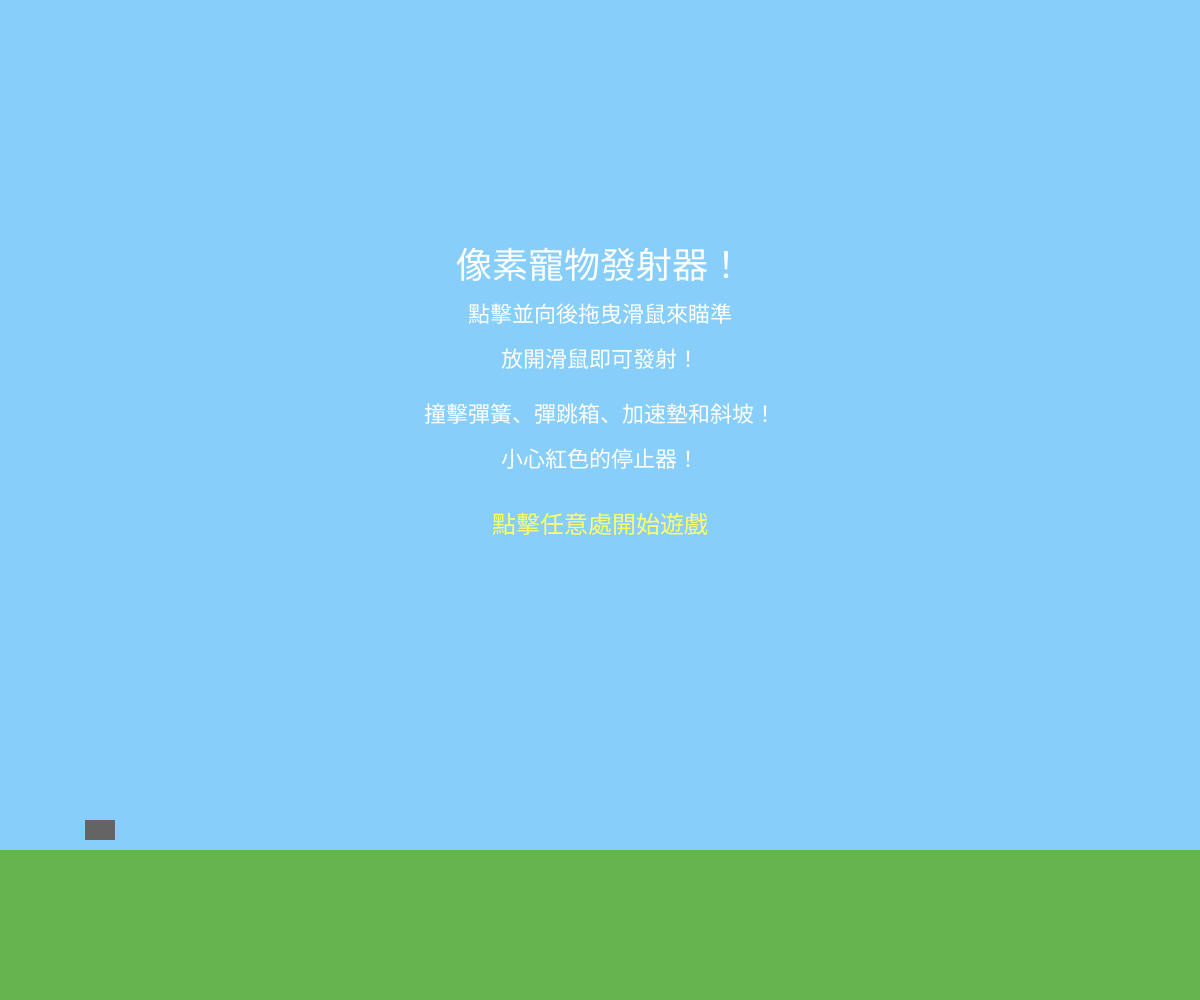
Frame 1 (no input)
Frame 60 (no input): identical to frame 1, image omitted
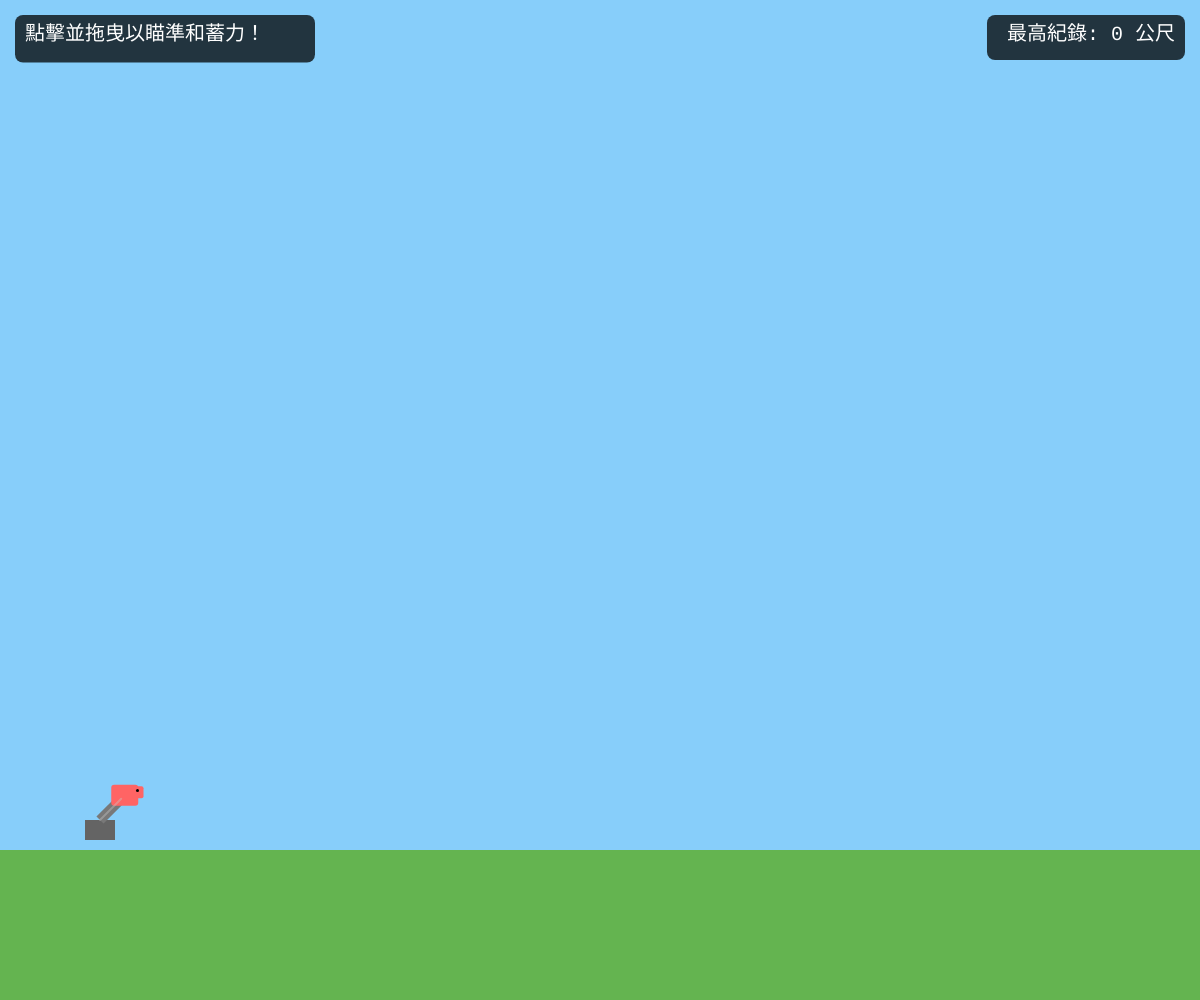
Frame 120 (the mouse pressed at the canvas centre since frame 60)

The p5.js sketch that drew these frames (run headless with seeded random() and noise() and a simulated clock; from frame 60 on, the mouse is pressed at the canvas centre):

// p5.js sketch
// ── sketch.js
// --- 遊戲設定 ---
const GROUND_LEVEL_PERCENT = 0.85;
const GRAVITY_FORCE = 0.4;
const DRAG_COEFFICIENT_Y = 0.997;
const DRAG_COEFFICIENT_X = 0.995;
const LAUNCH_POWER_MAX = 35;
const BOUNCE_FACTOR = 0.7;
const ROCK_BOUNCE_FACTOR = 0.6;
const FRICTION_FACTOR = 0.8;
const BOUNCE_BOX_BOUNCE_Y = -25;
const BOUNCE_BOX_BOUNCE_X_FACTOR = 0.98;
const SPRING_BOUNCE_Y = -30;
const SPRING_BOUNCE_X_ADD = 3;
const BOOST_PAD_SPEED = 40;
const BOOST_PAD_LAUNCH_Y = -30;
const BOOST_DURATION_FRAMES = 100;
const RAMP_LAUNCH_SPEED_FACTOR = 1.3;
const RAMP_LAUNCH_ANGLE = -Math.PI / 5;
const OBSTACLE_MIN_DIST = 280;
const OBSTACLE_MAX_DIST = 650;
const SCROLL_FOLLOW_FACTOR = 0.3;

// --- 遊戲狀態 ---
let gameState = 'instructions';
let launcher;
let projectile;
let obstacles = [];
let cameraX = 0;
let maxDistance = 0;
let currentDistance = 0;
let lastObstacleX = 0;

// --- 輸入 ---
let isCharging = false;
let chargeStartX, chargeStartY;

// --- 美術風格 ---
let animalColor;
let obstacleColors = {};

// ==========================================================================
// P5.js 主要函式
// ==========================================================================

function setup() {
  createCanvas(windowWidth, windowHeight);
  noSmooth();
  pixelDensity(1);
  frameRate(60);

  launcher = {
    x: 100,
    y: height * GROUND_LEVEL_PERCENT - 30,
    angle: -Math.PI / 4,
    power: 10,
  };

  animalColor = color(255, 100, 100);
  obstacleColors = {
    bush: color(100, 200, 100, 200),
    rock: color(150, 75, 0),
    spring: color(50, 150, 250),
    stopper: color(255, 0, 0),
    bounceBox: color(210, 105, 30),
    boostPad: color(255, 215, 0),
    ramp: color(160, 160, 160),
  };

  resetGame();
}

function draw() {
  background(135, 206, 250);

  let targetCameraX = cameraX;
  if (projectile) {
    targetCameraX = projectile.pos.x - width * SCROLL_FOLLOW_FACTOR;
  }
  cameraX += (targetCameraX - cameraX) * 0.1;
  cameraX = max(0, cameraX);

  push();
  translate(-cameraX, 0);

  fill(100, 180, 80);
  noStroke();
  rect(
    cameraX - 100,
    height * GROUND_LEVEL_PERCENT,
    width + 200,
    height * (1 - GROUND_LEVEL_PERCENT) + 50
  );

  if (launcher) {
    drawLauncher();
  }

  for (let i = obstacles.length - 1; i >= 0; i--) {
    let obs = obstacles[i];
    if (obs.x + obs.w > cameraX - 100 && obs.x < cameraX + width + 100) {
      drawObstacle(obs);
    }
    if (obs.x + obs.w < cameraX - width * 0.5) {
      obstacles.splice(i, 1);
    }
  }

  if (gameState !== 'instructions' && projectile) {
    drawPixelAnimal(projectile.pos.x, projectile.pos.y);
  }

  if (gameState === 'aiming' && launcher && projectile) {
    aimingLogic();
  } else if (gameState === 'flying' && launcher && projectile) {
    flyingLogic();
    generateObstacles();
  }

  pop();

  drawUI();
}

// ==========================================================================
// 輸入處理
// ==========================================================================
function mousePressed() {
  if (gameState === 'instructions') {
    gameState = 'aiming';
    if (launcher) {
      resetGame();
    } else {
      console.error('錯誤：發射器未在滑鼠點擊時初始化！');
    }
    return;
  }
  if (gameState === 'aiming' && launcher) {
    isCharging = true;
    chargeStartX = mouseX;
    chargeStartY = mouseY;
  } else if (gameState === 'result') {
    gameState = 'instructions';
  }
}

function mouseDragged() {
  if (isCharging && gameState === 'aiming' && launcher) {
    let dx = mouseX - chargeStartX;
    let dy = mouseY - chargeStartY;
    launcher.angle = constrain(atan2(dy, dx), -Math.PI * 0.9, -Math.PI * 0.05);
    let dist = sqrt(dx * dx + dy * dy);
    launcher.power = map(dist, 0, width / 3, 0, LAUNCH_POWER_MAX, true);
  }
}

function mouseReleased() {
  if (isCharging && gameState === 'aiming' && launcher) {
    isCharging = false;
    launchProjectile();
  }
}

function windowResized() {
  resizeCanvas(windowWidth, windowHeight);
  if (launcher) {
    launcher.y = height * GROUND_LEVEL_PERCENT - 30;
  }
  if (
    (gameState === 'aiming' ||
      gameState === 'instructions' ||
      gameState === 'result') &&
    launcher
  ) {
    resetGame();
  }
}
// ==========================================================================
// 遊戲邏輯函式
// ==========================================================================
function resetGame() {
  if (!launcher) {
    console.error(
      '嚴重錯誤：在 resetGame 中 launcher 尚未初始化！將跳過此次重設。'
    );
    return;
  }
  projectile = {
    pos: createVector(
      launcher.x + cos(launcher.angle) * 35,
      launcher.y + sin(launcher.angle) * 35
    ),
    vel: createVector(0, 0),
    radius: 15,
    onGround: false,
    stoppedFrames: 0,
    isBoosting: false,
    boostTimer: 0,
  };
  obstacles = [];
  cameraX = 0;
  currentDistance = 0;
  lastObstacleX = launcher.x + width * 0.7;
  gameState = gameState === 'instructions' ? 'instructions' : 'aiming';
  launcher.angle = -Math.PI / 4;
  launcher.power = 10;
}

function aimingLogic() {
  if (!projectile || !launcher) return;
  projectile.pos.set(
    launcher.x + cos(launcher.angle) * 35,
    launcher.y + sin(launcher.angle) * 35
  );
  if (isCharging) {
    push();
    translate(launcher.x, launcher.y);
    rotate(launcher.angle);
    stroke(255, 0, 0, 150);
    strokeWeight(map(launcher.power, 0, LAUNCH_POWER_MAX, 2, 10));
    line(0, 0, launcher.power * 4, 0);
    fill(255, 0, 0, 150);
    noStroke();
    triangle(
      launcher.power * 4,
      -6,
      launcher.power * 4 + 12,
      0,
      launcher.power * 4,
      6
    );
    pop();
  } else {
    push();
    translate(launcher.x, launcher.y);
    rotate(launcher.angle);
    stroke(200, 200, 200, 100);
    strokeWeight(2);
    line(0, 0, 30, 0);
    pop();
  }
}

function launchProjectile() {
  if (!projectile || !launcher) return;
  if (launcher.power > 1) {
    projectile.vel = p5.Vector.fromAngle(launcher.angle, launcher.power);
    gameState = 'flying';
    projectile.onGround = false;
    projectile.stoppedFrames = 0;
    projectile.isBoosting = false;
    projectile.boostTimer = 0;
  } else {
    isCharging = false;
  }
}

function flyingLogic() {
  if (!projectile) return;
  let gravity = createVector(0, GRAVITY_FORCE);
  projectile.vel.add(gravity);
  if (projectile.isBoosting) {
    projectile.boostTimer--;
    projectile.vel.x = max(projectile.vel.x, BOOST_PAD_SPEED);
    projectile.vel.y *= DRAG_COEFFICIENT_Y;
    if (projectile.boostTimer <= 0) {
      projectile.isBoosting = false;
    }
  } else {
    projectile.vel.x *= DRAG_COEFFICIENT_X;
    projectile.vel.y *= DRAG_COEFFICIENT_Y;
  }
  projectile.pos.add(projectile.vel);
  let groundY = height * GROUND_LEVEL_PERCENT - projectile.radius;
  if (projectile.pos.y >= groundY) {
    projectile.pos.y = groundY;
    projectile.onGround = true;
    if (abs(projectile.vel.y) > 1.0) {
      projectile.vel.y *= -BOUNCE_FACTOR;
      if (!projectile.isBoosting) {
        projectile.vel.x *= FRICTION_FACTOR;
      }
      if (abs(projectile.vel.y) < 0.5) projectile.vel.y = 0;
    } else {
      projectile.vel.y = 0;
      if (!projectile.isBoosting) {
        projectile.vel.x *= FRICTION_FACTOR * 0.85;
        if (abs(projectile.vel.x) < 0.05) projectile.vel.x = 0;
      }
    }
  } else {
    projectile.onGround = false;
  }
  checkObstacleCollisions();
  if (launcher) {
    currentDistance = max(0, projectile.pos.x - launcher.x);
    if (currentDistance > maxDistance) {
      maxDistance = currentDistance;
    }
  }
  if (!projectile.isBoosting) {
    if (projectile.onGround && projectile.vel.magSq() < 0.01) {
      projectile.stoppedFrames++;
    } else {
      projectile.stoppedFrames = 0;
    }
    if (projectile.stoppedFrames > 45) {
      gameState = 'result';
    }
  } else {
    projectile.stoppedFrames = 0;
  }
  if (projectile.pos.x < cameraX - width * 0.7) {
    gameState = 'result';
  }
}

function checkObstacleCollisions() {
  if (!projectile) return;
  for (let obs of obstacles) {
    if (
      projectile.pos.x + projectile.radius > obs.x &&
      projectile.pos.x - projectile.radius < obs.x + obs.w &&
      projectile.pos.y + projectile.radius > obs.y &&
      projectile.pos.y - projectile.radius < obs.y + obs.h
    ) {
      let closestX = constrain(projectile.pos.x, obs.x, obs.x + obs.w);
      let closestY = constrain(projectile.pos.y, obs.y, obs.y + obs.h);
      let distanceSq =
        sq(projectile.pos.x - closestX) + sq(projectile.pos.y - closestY);
      if (distanceSq < sq(projectile.radius)) {
        handleCollision(projectile, obs);
        return;
      }
    }
  }
}

// ==========================================================================
// *** 碰撞處理 (已更新) ***
// ==========================================================================
function handleCollision(proj, obs) {
  let closestX = constrain(proj.pos.x, obs.x, obs.x + obs.w);
  let closestY = constrain(proj.pos.y, obs.y, obs.y + obs.h);
  let hitDepthVec = createVector(proj.pos.x - closestX, proj.pos.y - closestY);
  let dist = hitDepthVec.mag();
  let overlap = proj.radius - dist;
  let normal = dist === 0 ? createVector(0, -1) : hitDepthVec.normalize(); // 從碰撞點指向圓心

  // --- 稍微加強基礎推出效果 ---
  proj.pos.add(normal.copy().mult(overlap * 1.05)); // 乘數略微增加

  let velOriginal = proj.vel.copy();

  switch (obs.type) {
    case 'bush':
      proj.vel.mult(0.88);
      if (normal.y < -0.1) proj.vel.y = min(proj.vel.y, -1);
      proj.isBoosting = false;
      proj.boostTimer = 0;
      break;
    case 'rock':
      let vn = proj.vel.dot(normal);
      if (vn < 0) {
        let impulseMagnitude = -(1 + ROCK_BOUNCE_FACTOR) * vn;
        proj.vel.add(normal.copy().mult(impulseMagnitude));
        if (!proj.isBoosting) proj.vel.mult(0.98);
      }
      if (abs(normal.y) > 0.9 && normal.y < 0 && abs(proj.vel.y) < 1.0) {
        proj.vel.y = -1.0;
        proj.onGround = false;
      }
      proj.isBoosting = false;
      proj.boostTimer = 0;
      break;
    case 'spring':
      proj.vel.y = SPRING_BOUNCE_Y - abs(velOriginal.y * 0.4);
      proj.vel.x += SPRING_BOUNCE_X_ADD;
      proj.onGround = false;
      proj.isBoosting = false;
      proj.boostTimer = 0;
      break;
    case 'bounceBox':
      proj.vel.y = BOUNCE_BOX_BOUNCE_Y - abs(velOriginal.y * 0.5);
      proj.vel.x *= BOUNCE_BOX_BOUNCE_X_FACTOR;
      proj.onGround = false;
      proj.isBoosting = false;
      proj.boostTimer = 0;
      break;
    case 'boostPad':
      proj.isBoosting = true;
      proj.boostTimer = BOOST_DURATION_FRAMES;
      proj.vel.x = BOOST_PAD_SPEED;
      proj.vel.y = BOOST_PAD_LAUNCH_Y; // 向上彈射
      proj.onGround = false;
      break;
    case 'ramp':
      let currentSpeed = velOriginal.mag();
      let launchSpeed = max(
        currentSpeed * RAMP_LAUNCH_SPEED_FACTOR,
        LAUNCH_POWER_MAX * 0.8
      );
      proj.vel = p5.Vector.fromAngle(RAMP_LAUNCH_ANGLE, launchSpeed);
      proj.onGround = false;
      proj.isBoosting = false;
      proj.boostTimer = 0;
      break;

    case 'stopper':
      proj.vel.set(0, 0); // 先停止速度
      proj.stoppedFrames = 100;
      proj.isBoosting = false;
      proj.boostTimer = 0;

      // --- *** 修正停止器卡住問題 *** ---
      const pushOutEpsilon = 0.1; // 微小的額外推出距離
      if (abs(normal.x) > abs(normal.y)) {
        // 主要撞擊側面
        proj.pos.x =
          normal.x > 0
            ? obs.x + obs.w + proj.radius + pushOutEpsilon
            : obs.x - proj.radius - pushOutEpsilon;
      } else {
        // 主要撞擊頂部或底部
        if (normal.y < 0) {
          // 撞擊頂部 (normal 指向上)
          proj.pos.y = obs.y - proj.radius - pushOutEpsilon; // 放置在頂部 *上方* 一點點
        } else {
          // 撞擊底部 (normal 指向下)
          proj.pos.y = obs.y + obs.h + proj.radius + pushOutEpsilon; // 放置在底部 *下方* 一點點
        }
      }
      // ----------------------------------
      break;
  }
  // 移除了最後的保底速度，因為 stopper 的精確放置應該能解決卡住問題
  // if (obs.type !== 'stopper' && proj.vel.magSq() < 0.01 && dist < proj.radius) {
  //     proj.vel.add(normal.copy().mult(0.1));
  // }
}

// ==========================================================================
// 生成障礙物
// ==========================================================================
function generateObstacles() {
  let lookAheadFactor = projectile ? abs(projectile.vel.x) * 10 : 0;
  let generateUntilX = cameraX + width * 1.5 + lookAheadFactor;

  while (lastObstacleX < generateUntilX) {
    lastObstacleX += random(OBSTACLE_MIN_DIST, OBSTACLE_MAX_DIST);

    let obsY;
    let obsW = random(30, 90);
    let obsH = random(20, 100);
    let typeRoll = random();
    let obsType;
    let obsColor;
    let isFloating = false;

    if (typeRoll < 0.18) {
      obsType = 'bush';
      obsH = random(20, 50);
    } else if (typeRoll < 0.36) {
      obsType = 'rock';
      obsH = random(40, 110);
    } else if (typeRoll < 0.5) {
      obsType = 'bounceBox';
      obsH = random(25, 50);
      obsW = random(40, 70);
    } else if (typeRoll < 0.64) {
      obsType = 'spring';
      obsH = random(15, 30);
      obsW = random(25, 40);
    } else if (typeRoll < 0.8) {
      obsType = 'boostPad';
      obsH = random(15, 25);
      obsW = random(60, 100);
    } else if (typeRoll < 0.9) {
      obsType = 'ramp';
      obsH = random(30, 60);
      obsW = random(80, 150);
    } else if (typeRoll < 0.97) {
      obsType = 'stopper';
      obsH = random(70, 160);
      obsW = random(15, 30);
    } else {
      obsType = 'rock';
      isFloating = true;
      obsW = random(40, 100);
      obsH = random(20, 40);
      obsY = random(height * 0.25, height * GROUND_LEVEL_PERCENT - obsH - 90);
    }

    if (!isFloating) {
      obsY = height * GROUND_LEVEL_PERCENT - obsH;
    } else {
      obsY = min(obsY, height * GROUND_LEVEL_PERCENT - obsH - 50);
    }

    obsColor = obstacleColors[obsType];
    obstacles.push({
      x: lastObstacleX,
      y: obsY,
      w: obsW,
      h: obsH,
      type: obsType,
      color: obsColor,
    });
  }
}

// ==========================================================================
// 繪圖函式
// ==========================================================================
function drawLauncher() {
  if (!launcher) return;
  push();
  translate(launcher.x, launcher.y);
  fill(100);
  rect(-15, 0, 30, 20);
  if (gameState === 'aiming') {
    rotate(launcher.angle);
    fill(120);
    rect(0, -5, 40, 10);
  }
  pop();
}

function drawPixelAnimal(x, y) {
  if (!projectile) return;
  push();
  translate(x, y);
  let angle = 0;
  if (!projectile.onGround && projectile.vel.magSq() > 1) {
    angle = projectile.vel.heading();
  } else if (projectile.isBoosting && projectile.vel.magSq() > 1) {
    angle = projectile.vel.heading() * 0.5;
  }
  rotate(angle);
  fill(animalColor);
  noStroke();
  let bodyW = projectile.radius * 1.8;
  let bodyH = projectile.radius * 1.4;
  rect(-bodyW / 2, -bodyH / 2, bodyW, bodyH, 3);
  let headSize = projectile.radius * 0.8;
  rect(bodyW * 0.25, -headSize * 0.75, headSize, headSize, 2);
  fill(0);
  ellipse(
    bodyW * 0.25 + headSize * 0.5,
    -headSize * 0.4,
    headSize * 0.25,
    headSize * 0.25
  );
  if (projectile.onGround && !projectile.isBoosting) {
    fill(animalColor);
    let legW = bodyW * 0.2;
    let legH = bodyH * 0.25;
    rect(-bodyW * 0.4, bodyH / 2, legW, legH);
    rect(bodyW * 0.2, bodyH / 2, legW, legH);
  }
  if (projectile.isBoosting) {
    noStroke();
    let baseFlameLength = bodyW * 1.2;
    let dynamicLength = map(
      projectile.boostTimer,
      0,
      BOOST_DURATION_FRAMES,
      baseFlameLength * 0.2,
      baseFlameLength * 1.8,
      true
    );
    let coreAlpha = map(
      projectile.boostTimer,
      0,
      BOOST_DURATION_FRAMES,
      100,
      255,
      true
    );
    let outerAlpha = map(
      projectile.boostTimer,
      0,
      BOOST_DURATION_FRAMES,
      50,
      200,
      true
    );
    fill(255, random(60, 140), 0, outerAlpha);
    beginShape();
    vertex(-bodyW / 2, -bodyH / 3);
    vertex(-bodyW / 2 - dynamicLength, 0);
    vertex(-bodyW / 2, bodyH / 3);
    endShape(CLOSE);
    fill(255, 255, random(0, 100), coreAlpha);
    beginShape();
    vertex(-bodyW / 2, -bodyH / 4);
    vertex(-bodyW / 2 - dynamicLength * 0.7, 0);
    vertex(-bodyW / 2, bodyH / 4);
    endShape(CLOSE);
  }
  pop();
}

function drawObstacle(obs) {
  push();
  fill(obs.color);
  noStroke();
  if (obs.type === 'bush') {
    let R = obs.w / 2.5;
    ellipse(obs.x + obs.w * 0.3, obs.y + obs.h * 0.6, R * 1.5, R * 1.5);
    ellipse(obs.x + obs.w * 0.7, obs.y + obs.h * 0.55, R * 1.6, R * 1.6);
    ellipse(obs.x + obs.w * 0.5, obs.y + obs.h * 0.3, R * 1.4, R * 1.4);
  } else if (obs.type === 'spring') {
    stroke(80);
    strokeWeight(3);
    rect(obs.x, obs.y + obs.h * 0.7, obs.w, obs.h * 0.3, 2);
    line(
      obs.x + obs.w * 0.15,
      obs.y + obs.h * 0.7,
      obs.x + obs.w * 0.85,
      obs.y + obs.h * 0.15
    );
    line(
      obs.x + obs.w * 0.85,
      obs.y + obs.h * 0.7,
      obs.x + obs.w * 0.15,
      obs.y + obs.h * 0.15
    );
    noStroke();
    fill(obs.color);
    rect(obs.x, obs.y, obs.w, obs.h * 0.2, 3);
  } else if (obs.type === 'stopper') {
    rect(obs.x, obs.y, obs.w, obs.h, 2);
    fill(255, 80, 80, 200);
    for (let i = 5; i < obs.h; i += 15) {
      rect(obs.x, obs.y + i, obs.w, 6);
    }
  } else if (obs.type === 'bounceBox') {
    rect(obs.x, obs.y, obs.w, obs.h, 4);
    stroke(139, 69, 19, 200);
    strokeWeight(2.5);
    line(obs.x, obs.y + obs.h / 2, obs.x + obs.w, obs.y + obs.h / 2);
    line(obs.x + obs.w / 3, obs.y, obs.x + obs.w / 3, obs.y + obs.h);
    line(
      obs.x + (obs.w * 2) / 3,
      obs.y,
      obs.x + (obs.w * 2) / 3,
      obs.y + obs.h
    );
    fill(40);
    noStroke();
    ellipse(obs.x + 6, obs.y + 6, 4, 4);
    ellipse(obs.x + obs.w - 6, obs.y + 6, 4, 4);
    ellipse(obs.x + 6, obs.y + obs.h - 6, 4, 4);
    ellipse(obs.x + obs.w - 6, obs.y + obs.h - 6, 4, 4);
  } else if (obs.type === 'boostPad') {
    rect(obs.x, obs.y, obs.w, obs.h, 3);
    fill(255, 255, 255, 180);
    let arrowWidth = obs.w * 0.6;
    let arrowHeight = obs.h * 0.7;
    let centerX = obs.x + obs.w / 2;
    let centerY = obs.y + obs.h / 2;
    beginShape();
    vertex(centerX - arrowWidth / 2, centerY - arrowHeight / 2);
    vertex(centerX, centerY - arrowHeight / 2);
    vertex(centerX + arrowWidth / 2, centerY);
    vertex(centerX, centerY + arrowHeight / 2);
    vertex(centerX - arrowWidth / 2, centerY + arrowHeight / 2);
    vertex(centerX - arrowWidth / 4, centerY);
    endShape(CLOSE);
  } else if (obs.type === 'ramp') {
    beginShape();
    vertex(obs.x, obs.y + obs.h);
    vertex(obs.x + obs.w, obs.y);
    vertex(obs.x + obs.w, obs.y + obs.h);
    endShape(CLOSE);
    stroke(120, 120, 120);
    strokeWeight(2);
    line(
      obs.x + obs.w * 0.2,
      obs.y + obs.h * 0.8,
      obs.x + obs.w * 0.8,
      obs.y + obs.h * 0.2
    );
    line(
      obs.x + obs.w * 0.4,
      obs.y + obs.h * 0.6,
      obs.x + obs.w * 0.9,
      obs.y + obs.h * 0.1
    );
  } else {
    rect(obs.x, obs.y, obs.w, obs.h, 5);
    fill(80, 40, 0, 150);
    for (let i = 0; i < 5; i++) {
      let spotX = obs.x + random(obs.w * 0.1, obs.w * 0.9);
      let spotY = obs.y + random(obs.h * 0.1, obs.h * 0.9);
      ellipse(spotX, spotY, random(5, 12), random(5, 12));
    }
  }
  pop();
}

function drawUI() {
  const padding = 15;
  const boxAlpha = 190;
  fill(0, 0, 0, boxAlpha);
  noStroke();
  textSize(20);
  textAlign(LEFT, TOP);
  textFont('monospace');
  fill(255);

  if (gameState === 'instructions') {
    let currentY = height / 4;
    const lineSpacing = 45;
    textAlign(CENTER, TOP);
    textSize(36);
    text('像素寵物發射器！', width / 2, currentY);
    currentY += lineSpacing + 10;
    textSize(22);
    text('點擊並向後拖曳滑鼠來瞄準', width / 2, currentY);
    currentY += lineSpacing;
    text('放開滑鼠即可發射！', width / 2, currentY);
    currentY += lineSpacing + 10;
    text('撞擊彈簧、彈跳箱、加速墊和斜坡！', width / 2, currentY);
    currentY += lineSpacing;
    text('小心紅色的停止器！', width / 2, currentY);
    currentY += lineSpacing + 20;
    fill(255, 255, 100);
    textSize(24);
    text('點擊任意處開始遊戲', width / 2, currentY);
  } else if (gameState === 'aiming') {
    let textContent = isCharging
      ? `角度: ${nf(-degrees(launcher.angle), 1, 1)} 度\n力量: ${nf(
          (launcher.power / LAUNCH_POWER_MAX) * 100,
          1,
          0
        )} %\n放開以發射！`
      : '點擊並拖曳以瞄準和蓄力！';
    let lines = textContent.split('\n').length;
    let textHeight = lines * 25 + padding * 1.5;
    let textWidthEstimate = 300;
    fill(0, 0, 0, boxAlpha);
    rect(padding, padding, textWidthEstimate, textHeight, 8);
    fill(255);
    text(textContent, padding + 10, padding + 10);
  } else if (gameState === 'flying') {
    let textContent = `距離: ${nf(currentDistance / 10, 0, 0)} 公尺`;
    let textW = textWidth(textContent) + 20;
    let textH = 45;
    fill(0, 0, 0, boxAlpha);
    rect(padding, padding, textW, textH, 8);
    fill(255);
    text(textContent, padding + 10, padding + 10);
    if (projectile && projectile.isBoosting && projectile.boostTimer > 0) {
      let boostText = `加速中: ${ceil(projectile.boostTimer / 60)} 秒`;
      let boostTextW = textWidth(boostText) + 20;
      fill(0, 0, 0, boxAlpha);
      rect(padding, padding + textH + 10, boostTextW, textH, 8);
      fill(255, 215, 0);
      text(boostText, padding + 10, padding + textH + 10 + 10);
    }
  } else if (gameState === 'result') {
    fill(0, 0, 0, 210);
    rect(width * 0.15, height * 0.2, width * 0.7, height * 0.6, 15);
    textAlign(CENTER, CENTER);
    fill(255);
    textSize(34);
    text(`發射完成！`, width / 2, height * 0.3);
    textSize(28);
    text(
      `最終距離: ${nf(currentDistance / 10, 0, 0)} 公尺`,
      width / 2,
      height * 0.45
    );
    textSize(24);
    text(
      `本次最高紀錄: ${nf(maxDistance / 10, 0, 0)} 公尺`,
      width / 2,
      height * 0.58
    );
    fill(255, 255, 120);
    textSize(22);
    text('\n\n點擊畫面重新開始', width / 2, height * 0.7);
  }

  if (gameState !== 'instructions') {
    let bestScoreText = `最高紀錄: ${nf(maxDistance / 10, 0, 0)} 公尺`;
    let textW = textWidth(bestScoreText) + 30;
    let textH = 45;
    fill(0, 0, 0, boxAlpha);
    rect(width - textW - padding, padding, textW, textH, 8);
    fill(255);
    textAlign(RIGHT, TOP);
    text(bestScoreText, width - padding - 10, padding + 10);
  }
}
